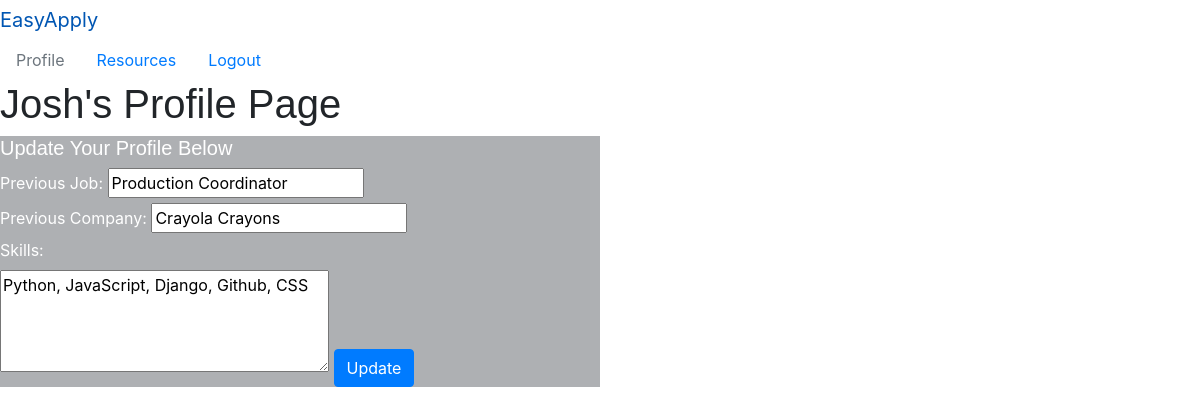
Page /profile/1/edit (signed in) on the committed database.
### applicants/models.py (models this page shows)
class Applicant(models.Model):
    first_name = models.CharField(max_length=45)
    last_name = models.CharField(max_length=45)
    email = models.CharField(max_length=150)
    password = models.CharField(max_length=150)
    created_at = models.DateTimeField(auto_now_add=True)
    updated_at = models.DateTimeField(auto_now=True)
    objects = ApplicantManager()

class Profile(models.Model):
    applicant = models.ForeignKey(Applicant, related_name="user_profile", on_delete=models.CASCADE)
    skills = models.CharField(max_length=250)
    prev_job = models.CharField(max_length=50)
    prev_company = models.CharField(max_length=50)

### applicants/views.py (the view)
# urls.py: path('profile/<int:applicantid>/edit', views.editProfile),
def editProfile(request, applicantid):
    if 'userid' in request.session:
        context = {
            'applicant': Applicant.objects.get(id=applicantid),
            'user_profile': Profile.objects.get(id=applicantid)
        }
        return render(request, 'profileEdit.html', context)

### applicants/templates/profileEdit.html (shortened to what this page needs)
<!DOCTYPE html>
<html lang="en">
<head>
    {% load static %}
    <link rel="stylesheet" href="{% static 'css/style.css' %}">
    <link rel="stylesheet" href="https://maxcdn.bootstrapcdn.com/bootstrap/4.0.0/css/bootstrap.min.css">
</head>
<body>
  <nav>
    <div class="nav-styling">
      <div class="navbar-header">
        <a class="navbar-brand" href="/jobs">EasyApply</a>
      </div>
      <ul class="nav">
        <li class="nav-item"><a class="nav-link disabled" href="/profile/{{applicant.id}}">Profile</a></li>
        <li class="nav-item"><a class="nav-link" href="/resources">Resources</a></li>
        <li class="nav-item"><a class="nav-link" href="/logout">Logout</a></li>
      </ul>
    </div>
  </nav>
    <h1 class="applicant-greeting">{{applicant.first_name}}'s Profile Page</h1>
    <div class="profile-edit">
      <h5>Update Your Profile Below</h5>
      <form action="/profile/{{applicant.id}}/update" method="POST">
        <label for="type">Previous Job:</label>
        <input type="text" name="prev_job" value="{{user_profile.prev_job}}">
        <br>
        <label for="type">Previous Company:</label>
        <input type="text" name="prev_company" value="{{user_profile.prev_company}}">
        <br>
        <label for="type">Skills:</label>
        <br>
        <textarea type="text" name="skills" rows="4" cols="30">{{user_profile.skills}}</textarea>
        <button class="btn btn-primary" type="submit">Update</button>
      </form>
    </div>
</body>
</html>

### applicants/static/css/style.css (style rules this page uses)
.profile-edit { color: white; width: 50%; background-color:rgb(174, 176, 179); }
.profile-edit > h5 { font-family: 'Franklin Gothic Medium', 'Arial Narrow', Arial, sans-serif; }
.applicant-greeting { font-family: Arial, Helvetica, sans-serif; }

### rows in the picture
Applicant: first_name "Josh"
Profile: prev_job "Production Coordinator", prev_company "Crayola Crayons", skills "Python, JavaScript, Django, Github, CSS"
